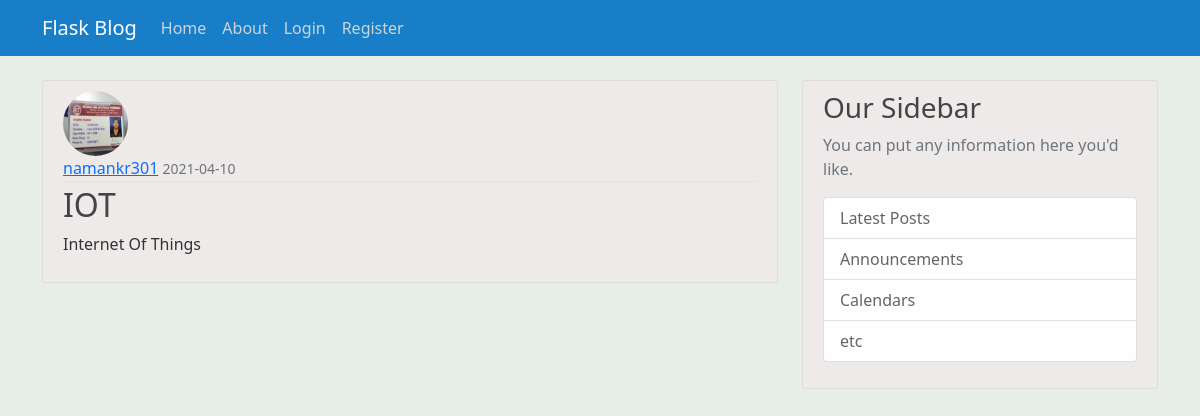
/post/1, run on the app's committed database.
### app/models.py (models this page shows, shortened)
class User(db.Model, UserMixin):
    id = db.Column(db.Integer,primary_key=True)
    username = db.Column(db.String(20),unique=True, nullable=False)
    email = db.Column(db.String(120),unique=True, nullable=False)
    image_file = db.Column(db.String(20), nullable=False, default='default.jpg')
    password = db.Column(db.String(60), nullable=False)
    posts = db.relationship('Post',backref='author',lazy=True)

class Post(db.Model):
    id = db.Column(db.Integer,primary_key=True)
    title = db.Column(db.String(100),nullable=False)
    content = db.Column(db.Text,nullable=False)
    date_posted = db.Column(db.DateTime,nullable=False,default=datetime.utcnow)
    user_id = db.Column(db.Integer,db.ForeignKey('user.id'),nullable=False)

### app/posts/routes.py (the view)
@posts.route("/post/<int:post_id>")
def post(post_id):
    post = Post.query.get_or_404(post_id)
    return render_template('post.html',title = post.title, post = post)

### app/templates/post.html (shortened to what this page needs)
{% extends 'layout.html' %}
{% block content %}
    <article class="media content-section">
      <img  class="rounded-circle article-img" src="{{url_for('static',filename='profile_pics/'+ post.author.image_file)}}" alt="">
        <div class="media-body">
          <div class="article-metadata">
            <a class="mr-2" href="#">{{ post.author.username }}</a>
            <small class="text-muted">{{ post.date_posted.strftime('%Y-%m-%d') }}</small>
          </div>
          <h2 class="article-title">{{ post.title }}</h2>
          <p class="article-content">{{ post.content }}</p>
        </div>
      </article>
{% endblock content %}

### app/static/main.css (style rules this page uses)
body { background: #e7eee7; color: #333333; margin-top: 5rem; }
h1, h2, h3, h4, h5, h6 { color: #444444; }
.content-section { background: #eeeaea; padding: 10px 20px; border: 1px solid #dddddd; border-radius: 3px; margin-bottom: 20px; }
.article-title { color: #444444; }
.article-content { white-space: pre-line; }
.article-img { height: 65px; width: 65px; margin-right: 16px; }
.article-metadata { padding-bottom: 1px; margin-bottom: 4px; border-bottom: 1px solid #e3e3e3 }

### data on the page
User: image_file (picture), author.username "namankr301"
Post: date_posted "2021-04-10", title "IOT", content "Internet Of Things"
